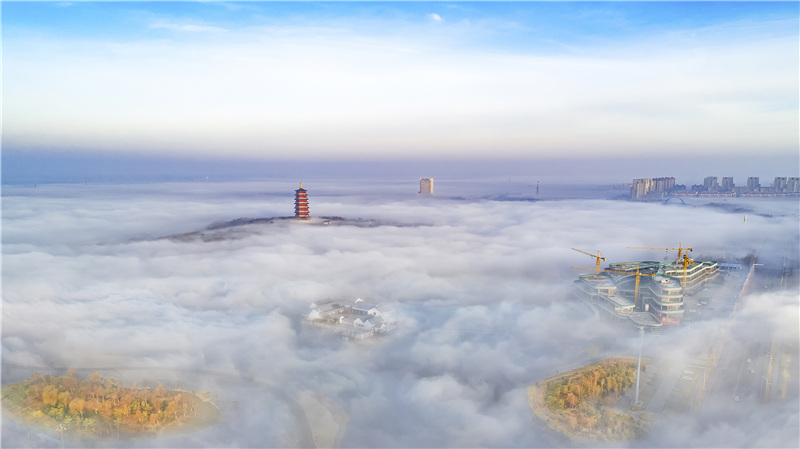
//> input picture Qt code/untitled22/build/Desktop_Qt_6_7_3-Debug/1.jpeg, 800 x 449 px
$ ./main   (built with g++ and OpenCV 4)
//> lines starting //> are read from the running program, lines starting //| are printed output that depends on the picture; after the words box and inside, x2 and y2 are one past the last pixel; in counts of white or black regions, pixels touching at a corner belong together
#include <opencv2/opencv.hpp>
#include <vector>

int main()
{
    cv::Mat img = cv::imread("1.jpeg");
//> img is the input picture: 449 rows x 800 cols, CV_8UC3; mean B, G, R 208, 194.8, 185.9

    cv::circle(img, cv::Point(50, 50), 25, cv::Scalar(255, 255, 255), -1);
    cv::circle(img, cv::Point(100, 50), 20, cv::Scalar(255, 255, 255), 4);

    cv::line(img, cv::Point(100, 100), cv::Point(200, 100), cv::Scalar(255, 255, 255), 2, cv::LINE_4, 0);
//> img: 449 rows x 800 cols, CV_8UC3; mean B, G, R 208, 195, 186.3

    cv::ellipse(img, cv::Point(300, 255), cv::Size(100, 70), 0, 0, 100, cv::Scalar(255, 255, 255), -1);
    cv::ellipse(img, cv::RotatedRect(cv::Point2f(150, 100), cv::Size2f(30, 20), 0), cv::Scalar(0, 0, 255), 2);
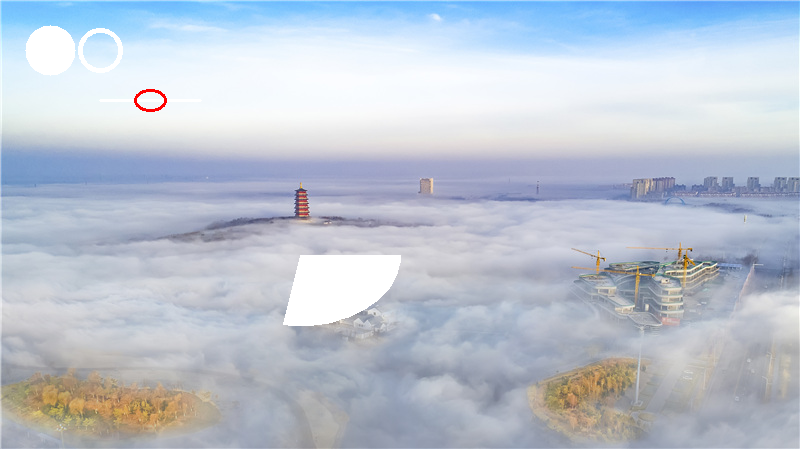
//> img: 449 rows x 800 cols, CV_8UC3; mean B, G, R 208.8, 195.9, 187.3
    std::vector<cv::Point> points;

    cv::ellipse2Poly(cv::Point(200, 400), cv::Size(100, 70), 0, 0, 360, 2, points);
    for (int i = 0; i < points.size() - 1; i++)
    {
        if (i == points.size() - 1)
        {
            cv::line(img, points[0], points[1], cv::Scalar(255, 255, 255), 2);
            break;
        }
        cv::line(img, points[1], points[i + 1], cv::Scalar(255, 255, 255), 2);
    }
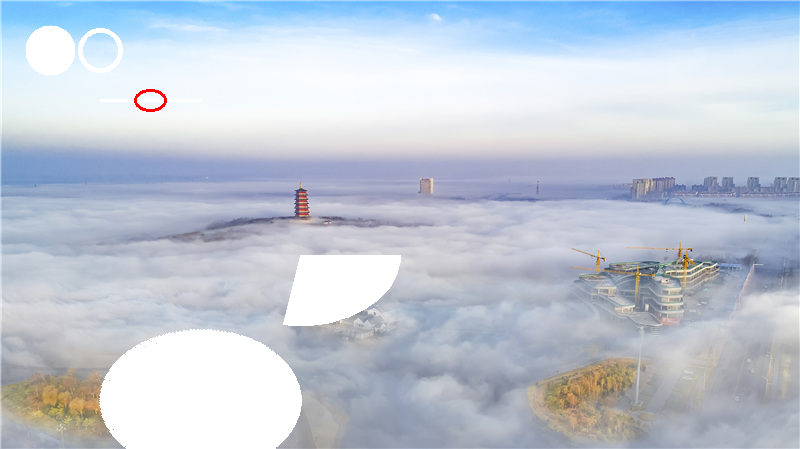
//> img: 449 rows x 800 cols, CV_8UC3; 5.64% of pixels changed, all inside (x1, y1, x2, y2) = (99, 329, 302, 449)

    cv::rectangle(img, cv::Point(50, 400), cv::Point(100, 450), cv::Scalar(125, 125, 125), -1);
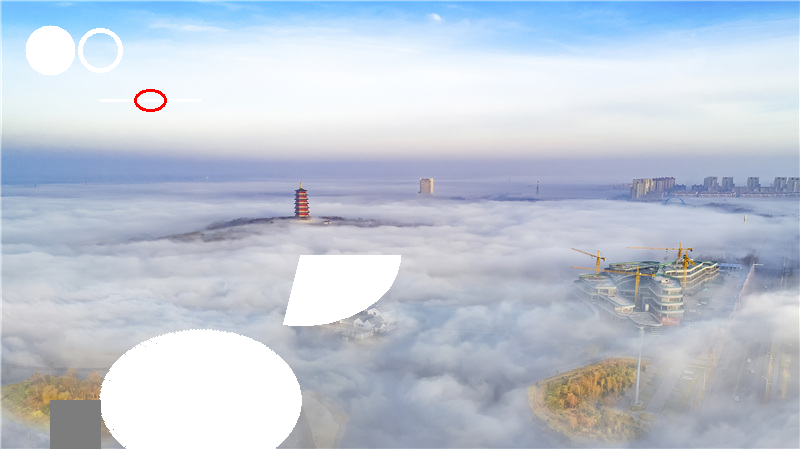
//> img: 449 rows x 800 cols, CV_8UC3; 0.7% of pixels changed, all inside (x1, y1, x2, y2) = (50, 400, 101, 449)
    cv::rectangle(img, cv::Rect(400, 450, 60, 50), cv::Scalar(0, 125, 125), 2);

    cv::Point pp[2][6];
    pp[0][0] = cv::Point(72, 200);
    pp[0][1] = cv::Point(142, 204);
    pp[0][2] = cv::Point(226, 263);
    pp[0][3] = cv::Point(172, 310);
    pp[0][4] = cv::Point(117, 319);
    pp[0][5] = cv::Point(15, 260);
    pp[1][0] = cv::Point(359, 339);
    pp[1][1] = cv::Point(447, 351);
    pp[1][2] = cv::Point(504, 349);
    pp[1][3] = cv::Point(484, 433);
    pp[1][4] = cv::Point(418, 449);
    pp[1][5] = cv::Point(354, 402);
    cv::Point pp2[5];
    pp2[0] = cv::Point(350, 83);
    pp2[1] = cv::Point(463, 90);
    pp2[2] = cv::Point(500, 171);
    pp2[3] = cv::Point(421, 194);
    pp2[4] = cv::Point(338, 141);
    const cv::Point *pts[3] = {pp[0], pp[1], pp[2]};
    int npts[] = {6, 6, 5};
    fillPoly(img, pts, npts, 3, cv::Scalar(125, 125, 125), 0);
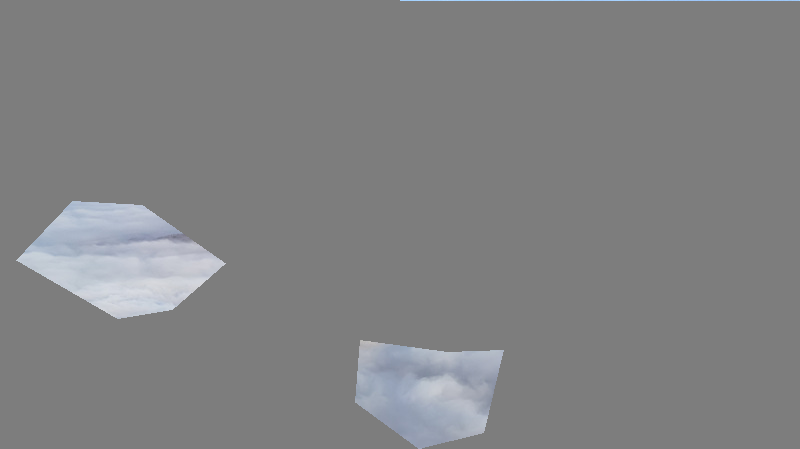
//> img: 449 rows x 800 cols, CV_8UC3; mean B, G, R 130.5, 129.4, 128.8

    cv::putText(img, "Learn Opencv 4", cv::Point(100, 400), 2, 1, cv::Scalar(255, 255, 255));
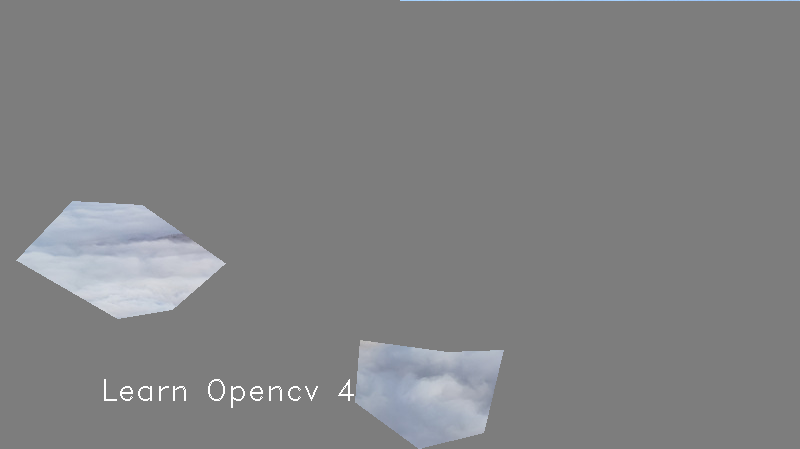
//> img: 449 rows x 800 cols, CV_8UC3; 0.26% of pixels changed, all inside (x1, y1, x2, y2) = (104, 379, 354, 408)
    imshow("img", img);

    cv::waitKey(0);

    return 0;
}
